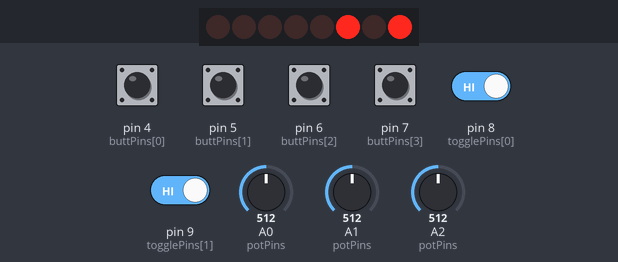
The program below on a simulated SparkFun Pro Micro, built with avr-gcc and run on an emulated ATmega32U4. Parts: 8 shift-register outputs drawn as a row of LEDs (first output left, lit = HIGH). Wiring (inferred from the names in the program): shift register (74HC595): data pin 16; shift clock pin 15; latch pin 14. Wiring (inferred from the signals the program sends): row of LEDs: on Q0, Q1, Q2, Q3, Q4, Q5, Q6, Q7. Inputs (shaded band) come from the test bench; at power-on: pin 4 (buttPins[0]), pin 5 (buttPins[1]), pin 6 (buttPins[2]), pin 7 (buttPins[3]), pin 8 (togglePins[0]), pin 9 (togglePins[1]) HIGH, A0 (potPins) = 512, A1 (potPins) = 512, A2 (potPins) = 512. What the program prints to the serial monitor is not drawn.

Above: at 1.2 s.
1.3 s: pin 4 (buttPins[0]) pulled LOW for 0.15 s
2.9 s: pin 8 (togglePins[0]) driven LOW
At 4.1 s:
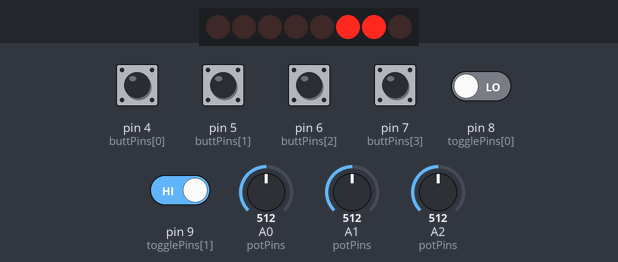
4.4 s: pin 5 (buttPins[1]) pulled LOW for 0.15 s
Timing chart, 0 to 4.8 s (numbered marks = the images above; inputs shaded):
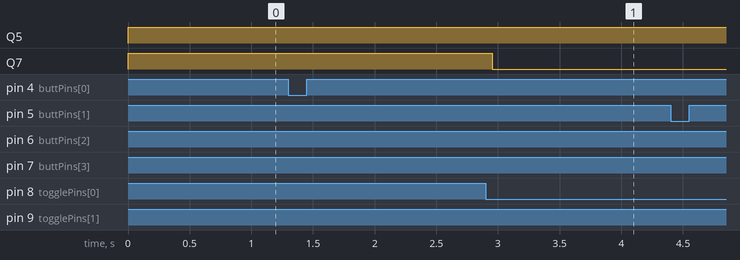

Measured:
- after the input at 2.9 s, Q7: HIGH → LOW after 0.05 s

The program:

main.cpp
```cpp
// ****************************************** library imports **********************************************************

#include <Arduino.h>
#include <ezButton.h>
#include <stdio.h>

// ****************************************** pin assignments **********************************************************

// pin assignments
const uint8_t potsReal = 3;
const uint8_t potsVirtual = 6;
const uint8_t buttonsReal = 4;
const uint8_t buttonsVirtual = 8;
const uint8_t toggles = 2;
const uint8_t srClock = 15;
const uint8_t srLatch = 14;
const uint8_t srData = 16;
const uint8_t potPins[potsReal] = {A0, A1, A2};
const uint8_t buttPins[buttonsReal] = {4, 5, 6, 7};
const uint8_t togglePins[toggles] = {8, 9};
const uint8_t srPins[3] = {srClock, srLatch, srData};

// ****************************************** struct definitions *******************************************************

struct stateT {
  uint8_t leds;
  int pot[potsVirtual];
  bool button[buttonsVirtual];
  bool toggle[toggles];
  bool jitter;
};

struct timerT {
  unsigned long prev;
  unsigned long next;
  unsigned long delay;
  bool direction;
};

// ****************************************** set up global variables **************************************************

stateT state;
timerT timer;
bool test = true;

// ezButtons
ezButton button0(buttPins[0]);
ezButton button1(buttPins[1]);
ezButton button2(buttPins[2]);
ezButton button3(buttPins[3]);
ezButton toggle0(togglePins[0]);
ezButton toggle1(togglePins[1]);

// ****************************************** functions ****************************************************************

void initButtonTimers(){
  button0.loop();
  button1.loop();
  button2.loop();
  button3.loop();
  toggle0.loop();
  toggle1.loop();
}

int readPot(uint8_t pin){
  int val = analogRead(pin);
  val = map(val, 0, 1023, 0, 255);
  return val;
}

void readPots(){
  int old1 = state.pot[3];
  int old2 = state.pot[4];
  for (int i = 0; i < potsReal; i++){
    if (!state.toggle[0]){
      state.pot[i] = readPot(potPins[i]);
    }
    if (state.toggle[0]){
      state.pot[i+3] = readPot(potPins[i]);
    }
    if (state.jitter && (state.pot[3] == old1 || state.pot[4] == old2)){
      jitter();
    }
    Serial.print(state.pot[i]);
    Serial.print(":");
    Serial.print(state.pot[i+3]);
    Serial.print(":");

  }
  Serial.println();
}

void readButtons(){
  int bank = 0;
  if (state.toggle[1]){
    bank = 4;
  }
  if (button0.isPressed()){
    state.button[bank] = true;
    if (test){
      Serial.println("B0");
    }
  } else {
    state.button[bank] = false;
  }
  if (button1.isPressed()){
    state.button[bank + 1] = true;
    if (test){
      Serial.println("B1");
    }
  } else {
    state.button[bank + 1] = false;
  }
  if (button2.isPressed()){
    state.button[bank + 2] = true;
    if (test){
      Serial.println("B2");
    }
  } else {
    state.button[bank + 2] = false;
  }
  if (button3.isPressed()){
    state.button[bank + 3] = true;
    if (test){
      Serial.println("B3");
    }
  } else {
    state.button[bank + 3] = false;
  }
}

void readToggle(){
  if (toggle0.isPressed()){
    state.toggle[0] = true;
    if (test){
      Serial.print("T0");
    }
  }
  if (toggle1.isPressed()){
    state.toggle[1] = true;
    if (test){
      Serial.print("T1");
    }
  }
  if (toggle0.isReleased()){
    state.toggle[0] = false;
  }
  if (toggle1.isReleased()){
    state.toggle[1] = false;
  }
}

void updateLEDs(){
  for (int i; i < toggles; i++){
      bitWrite(state.leds, i * 2, !state.toggle[i]);
      bitWrite(state.leds, (i * 2) + 1, state.toggle[i]);
  }
  for (int i; i < buttonsReal; i++){
    if (state.button[i]){
      bitWrite(state.leds, i + buttonsReal, true);
    } else {
      bitWrite(state.leds, i + buttonsReal, false);
    }
  }
}

void pushShiftRegister(){
  digitalWrite(srPins[1], LOW);
  shiftOut(srPins[2], srPins[0], LSBFIRST, state.leds);
  digitalWrite(srPins[1], HIGH);
}

// if jitter is on, add/sub 1 from bank2 per second
// this to auto set gyro sights in IL2 after looking at map where it resets...
void jitter(){
  timer.next = millis();
  if (timer.next > (timer.prev + timer.delay)){
    /*
    if (test){
      Serial.print("JIT ");
    }
    */
    timer.prev = timer.prev;
    if (timer.direction){
      if (state.pot[3] < 255){
        state.pot[3]++;
      }
      if (state.pot[4] < 255){
        state.pot[4]++;
      }
    }
    if (!timer.direction){
      if (state.pot[3] > 0){
        state.pot[3]--;
      }
      if (state.pot[4] > 0){
        state.pot[4]--;
      }
    }
    timer.direction = !timer.direction;
  }
  /* reset if device been running for almost 50 days, preventing overflow
  if (timer.prev > 4200000000){
  */
}

// ****************************************** set pins and initial state ***********************************************

void setup(){
  // zero out all pots
  for (int i = 0; i < potsVirtual; i++){
    state.pot[i] = 0;
  }
  // set up buttons
  button0.setDebounceTime(50);
  button1.setDebounceTime(50);
  button2.setDebounceTime(50);
  button3.setDebounceTime(50);
  // set up toggle switches
  toggle0.setDebounceTime(50);
  toggle1.setDebounceTime(50);
  // set up ShiftRegister
  for (int i = 0; i < 3; i++){
    pinMode(srPins[i], OUTPUT);
  }

  if (test){
    Serial.begin(9600);
  } else {
    // spin up joystick functionality
  }
  // init timer
  state.jitter = true;
  timer.prev = millis();
  timer.direction = false;
  timer.delay = 1000;
}

// ****************************************** main loop ****************************************************************

void loop(){
  initButtonTimers();
  readButtons();
  readToggle();
  readPots();
  // read rotary encoder
  updateLEDs();
  pushShiftRegister();
}
```
